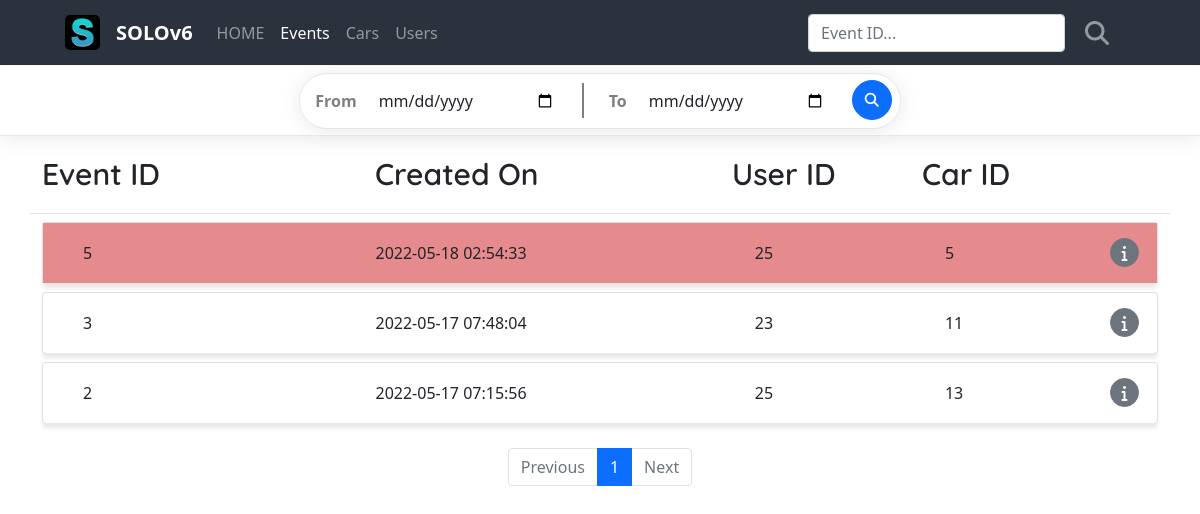
Before: / with the older database file.
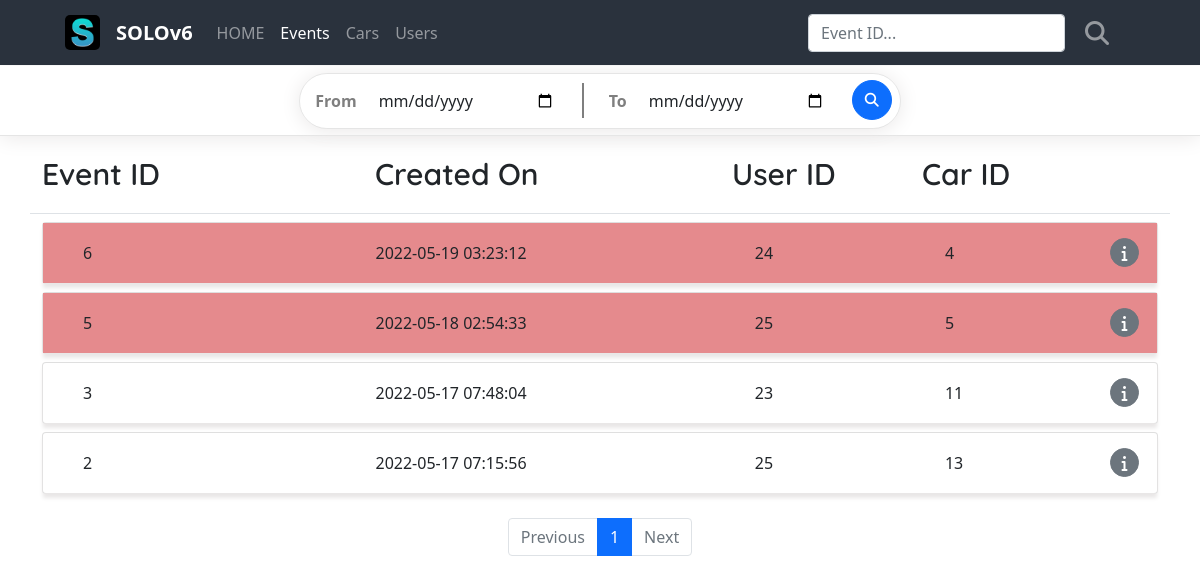
After: the same page with the newer database file.
### project/models/event.py (models this page shows)
class Event(db.Model):
    id = db.Column(db.Integer, primary_key=True)
    user_id = db.Column(db.Integer, db.ForeignKey('user.id', ondelete='CASCADE'))
    car_id = db.Column(db.Integer, db.ForeignKey('car.id', ondelete='CASCADE'))
    path_original = db.Column(db.String(100), unique=True, nullable=False)
    created_on = db.Column(db.DateTime(), default=func.now())
    is_damaged = db.Column(db.Boolean(), nullable=True)
    user = db.relationship('User', backref=db.backref('user_set'))
    car = db.relationship('Car', backref=db.backref('car_set'))

### project/routes/base_routes.py (the view)
@blueprint.route('/')
def index():
    input_from = request.args.get('input_from', default='')
    input_to = request.args.get('input_to', default='')
    page = request.args.get('page', type=int ,default=1)
    needle = request.args.get('needle', type=str, default='')
    event_list = EventModel.query.filter(
        EventModel.is_damaged != None
    ).order_by(
        EventModel.created_on.desc()
    )
    if needle:
        event_list = event_list.filter(
            EventModel.id.ilike(needle)
        )
    if input_from and input_to:
        event_list = event_list.filter(and_
            (func.date(EventModel.created_on) >= input_from),
            (func.date(EventModel.created_on) <= input_to)
        )
    event_list = event_list.paginate(page, per_page=10)
    return render_template('index.html', event_list=event_list, page=page)

### project/templates/index.html (shortened to what this page needs)
{% extends 'base.html' %}
{% block head %}
<link rel="stylesheet" href="../static/css/events.css">
{% endblock %}
{% block content %}
<nav class="navbar navbar-expand-lg navbar-dark">
    <div class="container-fluid">
        <a class="navbar-logo" href="{{ url_for('base.index') }}">
            <img class="logo" src="../static/images/favicons.ico/favicon-96x96.png" alt="Logo" height="35" width="35">
        </a>
        <a class="navbar-brand" href="{{ url_for('base.index') }}">SOLOv6</a>
        <div class="collapse navbar-collapse" id="navbarSupportedContent">
            <ul class="navbar-nav me-auto mb-2 mb-lg-0">
                <li class="nav-item">
                    <a class="nav-link active" aria-current="page" href="{{ url_for('base.index') }}">HOME</a>
                </li>
                <li class="nav-item">
                    <a class="nav-link active" href="{{ url_for('base.index') }}">Events</a>
                </li>
                <li class="nav-item">
                    <a class="nav-link active" href="{{ url_for('cars.cars') }}">Cars</a>
                </li>
                <li class="nav-item">
                    <a class="nav-link active" href="{{ url_for('users.users') }}">Users</a>
                </li>
            </ul>
            <form id="search-form" class="d-flex" action="{{ url_for('base.index') }}" method="get">
                <input id="needle search-needle" class="form-control me-2 search-form" type="text" name="needle" value="{{ needle or '' }}" placeholder="Event ID..." aria-label="Search">
                <button id="btn-search" class="btn search-btn" type="submit">
                    <i class="fa-solid fa-magnifying-glass fa-xl"></i>
                </button>
            </form>
        </div>
    </div>
</nav>
<div class="main">
    <div class="calendar-box">
        <div class="calendar-col">
            <form class="row calendar-form" action="{{ url_for('base.index') }}" method="get">
                <div class="col calendar-input-box">
                    <label for="startDate" id="input_from" class="calendar-input-label">From</label>
                    <input id="startDate" class="form-control calendar-input" type="date" name="input_from" value="''"/>
                    <div id="calendar-input-bar"></div>
                    <label for="endDate" id="input_to" class="calendar-input-label">To</label>
                    <input id="endDate" class="form-control calendar-input" type="date" name="input_to" value="''"/>
                </div>
                <div class="col calendar-btn-box">
                    <button id="calendar-btn" type="submit" class="btn btn-primary mb-3 calendar-btn">
                        <i class="fa-solid fa-magnifying-glass fa-sm"></i>
                    </button>
                </div>
            </form>
        </div>
    </div>
    <div class="container list-box">
        <div class="row list-title-box border-bottom">
            <div class="col-3 list-title my-3 me-5">
                Event ID
            </div>
            <div class="col-3 list-title my-3 me-5">
                Created On
            </div>
            <div class="col-2 list-title my-3 ms-4">
                User ID
            </div>
            <div class="col list-title my-3">
                Car ID
            </div>
        </div>
        {% if event_list %}
            {% for event in event_list.items %}
            {% if event.is_damaged == False %}
            <div class="card my-2">
                <div class="card-body">
                    <div class="row card-body-row">
                        <div class="col-3 list-col me-2">
                            {{ event.id }}
                        </div>
                        <div class="col-4 list-col">
                            {{ event.created_on }}
                        </div>
                        <div class="col list-col me-5">
                            {{ event.user_id }}
                        </div>
                        <div class="col list-col ms-4">
                            {{ event.car_id }}
                        </div>
                        <div class="col detail-box">
                            <form class="detail-form" action="{{ url_for('base.detail', id=event.id) }}" method="get">
                                <button type="submit" class="btn btn-secondary mb-3 detail-btn">
                                    <i class="fa-solid fa-info"></i>
                                </button>
                            </form>
                        </div>
                    </div>
                </div>
            </div>
            {% elif event.is_damaged == True %}
            <div class="card my-2">
                <div class="card-body background-red">
                    <div class="row card-body-row">
                        <div class="col-3 list-col me-2">
                            {{ event.id }}
                        </div>
                        <div class="col-4 list-col">
                            {{ event.created_on }}
                        </div>
                        <div class="col list-col me-5">
                            {{ event.user_id }}
                        </div>
                        <div class="col list-col ms-4">
                            {{ event.car_id }}
                        </div>
                        <div class="col detail-box">
                            <form class="detail-form" action="{{ url_for('base.detail', id=event.id) }}" method="get">
                                <button type="submit" class="btn btn-secondary mb-3 detail-btn">
                                    <i class="fa-solid fa-info"></i>
                                </button>
                            </form>
                        </div>
                    </div>
                </div>
            </div>
            {% endif %}
            {% endfor %}
        {% else %}
        <div class="row">
            <div class="col-12">
                <h2>❌ No Event Created ❌</h2>
            </div>
        </div>
        {% endif %}
    </div>
</div>
<ul class="pagination my-4 justify-content-center">
    {% if event_list.has_prev %}
    <li class="page-item">
        <a class="page-link" href="?input_from={{ request.args.get('input_from') or '' }}&input_to={{ request.args.get('input_to') or '' }}&page={{ event_list.prev_num }}">Previous</a>
    </li>
    {% else %}
    <li class="page-item disabled">
        <a class="page-link" tabindex="-1" aria-disabled="true" href="javascript:void(0)">Previous</a>
    </li>
    {% endif %}
    {% for page_num in event_list.iter_pages() %}
    {% if page_num %}
    {% if page_num != event_list.page %}
    <li class="page-item">
        <a class="page-link" href="?input_from={{ request.args.get('input_from') or '' }}&input_to={{ request.args.get('input_to') or '' }}&page={{ page_num }}">{{ page_num }}</a>
    </li>
    {% else %}
    <li class="page-item active" aria-current="page">
        <a class="page-link" href="javascript:void(0)">{{ page_num }}</a>
    </li>
    {% endif %}
    {% else %}
    <li class="disabled">
        <a class="page-link" href="javascript:void(0)">...</a>
    </li>
    {% endif %}
    {% endfor %}
    {% if event_list.has_next %}
    <li class="page-item">
        <a class="page-link" href="?input_from={{ request.args.get('input_from') or '' }}&input_to={{ request.args.get('input_to') or '' }}&page={{ event_list.next_num }}">Next</a>
    </li>
    {% else %}
    <li class="page-item disabled">
        <a class="page-link" tabindex="-1" aria-disabled="true" href="javascript:void(0)">Next</a>
    </li>
    {% endif %}
</ul>
{% endblock %}

### project/templates/base.html (shortened to what this page needs)
<!DOCTYPE html>
<html lang="en">
<head>
    <link rel="stylesheet" href="{{ url_for('static', filename='css/bootstrap.min.css') }}">
    <link rel="stylesheet" href="https://cdnjs.cloudflare.com/ajax/libs/font-awesome/6.1.1/css/all.min.css">
    <link rel="stylesheet" href="{{ url_for('static', filename='css/styles.css') }}">
    {% block head %}
    {% endblock %}
</head>
<body>
    {% block content %}
    {% endblock %}
</body>
</html>

### project/static/css/styles.css (style rules this page uses)
.navbar { position: fixed; top: 0; width: 100vw; height: 65px; padding-left: 53px; padding-right: 67px; z-index: 1; background-color: #2A323D; }
.navbar-brand { font-weight: 700; color: white; }
.navbar .container-fluid { height: 65px; }
.logo { border-radius: 5px; margin-right: 16px; }
.nav-link { opacity: 0.5; }
.d-flex { display: flex; align-items: center; margin: 0; }
.search-btn { color: white; opacity: 0.5; border: none; margin-left: 0; transition: color, opacity 0.2s ease-in-out; }
.main { margin-top: 66px; }
.card { z-index: 0; }
.card-body { height: 60px; padding: 0; box-shadow: 0px 5px 4px rgb(233, 231, 231); }
.list-title { font-size: 30px; font-weight: 600; }
.list-col { display: flex; align-items: center; height: 60px; }
.list-col:nth-child(1) { margin-left: 40px; }
.list-col:nth-child(3) { display: flex; justify-content: space-between; margin-right: 20px; }

### project/static/css/events.css (style rules this page uses)
.navbar-nav .nav-item:nth-child(2) .nav-link { opacity: 1; }
.calendar-box { display: flex; justify-content: center; align-items: center; height: 70px; border-bottom: 1px solid rgba(0, 0, 0, 0.1); box-shadow: 0px 2px 20px rgb(234, 232, 232); }
.calendar-col { border: 1px solid rgba(0, 0, 0, 0.1); border-radius: 45px; box-shadow: 0px 2px 20px rgb(234, 232, 232); padding-left: 15px; padding-right: 8px; }
.calendar-form { display: flex; align-items: center; margin: 0; }
.calendar-input-box { display: flex; align-items: center; padding: 0; }
.calendar-input { margin-right: 15px; border: none; width: 200px; }
.calendar-input-label { font-weight: 700; color: rgba(0, 0, 0, 0.5); margin-right: 10px; }
.calendar-btn-box { height: 54px; padding: 0; display: flex; justify-content: center; align-items: center; }
.calendar-btn { display: flex; justify-content: center; align-items: center; padding: 0; width: 40px; height: 40px; margin-top: 15px; padding-left: 0; border-radius: 50%; }
#calendar-input-bar { background-color: rgba(0, 0, 0, 0.5); width: 2px; height: 35px; margin-right: 25px; }
.list-title-box { font-family: 'Quicksand', sans-serif; font-weight: 700; }
.detail-box { position: relative; }
.detail-form { position: absolute; top: 15px; right: 30px; }
.detail-btn { margin: 0; width: 29px; height: 29px; display: flex; justify-content: center; align-items: center; border-radius: 50%; }
.background-red { background-color: #e58a8d; }

Changed rows visible on the page:
added Event: id "6", created_on "2022-05-19 03:23:12", user_id "24", car_id "4"
